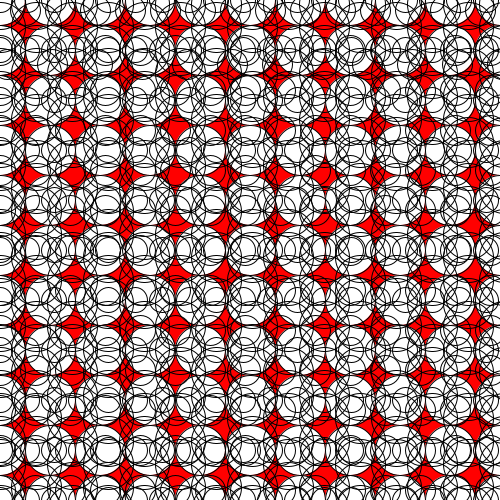
Frame 1 (no input)
Frame 60 (the mouse pressed at the canvas centre just before this capture): identical to frame 1, image omitted
Frame 120 (the mouse held since frame 60 and released just before this capture): identical to frame 1, image omitted

The Processing sketch that drew this single still picture (run headless with seeded random() and noise(); from frame 60 on, the mouse is pressed at the canvas centre):

// Processing sketch: processing_32931
// ── processing_32931.pde

int i=0;
int j=0;
int k=5;
int l=5;
int m=0;
int n=7;
int o=0;
int p=0;
int q=4;
int r=0;
int s=100;
int t=100;
int u=0;

void setup () {
  size (500,500);
  background (255,0,0);
  smooth();

 
  while (j<11){
   
    while (i<11){
    ellipse (i*50, j*50, 50, 50);
    i=i+1;
    }
    j=j+1;
    i=0;
  }
 noFill();
 strokeWeight (1);
 while (q<521){
 
 while (p<521){
 ellipse (p*6, q, 50, 50);
 p=p+6;
 }
 q=q+23;
 p=0;
 }
 
}

void draw (){
  
  strokeWeight (1);
 while (l<521){ 
   
 while (k<521){ 
 ellipse (k*5, l*2, 30, 30);
k=k+7;
}
l=l+20;
k=0;
 }
  
  while (o<521){
  
 while (m<521){
ellipse (m*3, o*5, 25, 25);
 m=m+9;
 }
 o=o+10;
 m=0;
  }
 
while (n<521){
 ellipse (n, 64, 30, 30);
 n=n+45;
}
/*
strokeWeight (1);
stroke (255,255, 255);
while (r<2000){
ellipse (0,0,r,r);
r=r+10;
}

while (u<2000){
ellipse (500,500, u, u);
u=u+10;
}

strokeWeight (1);
stroke (0,0,0);
while (s<2000){
ellipse (0,500,s,s);
s=s+50;
}

while (t<2000){
ellipse (500,0,t,t);
t=t+50;
}

*/
}
